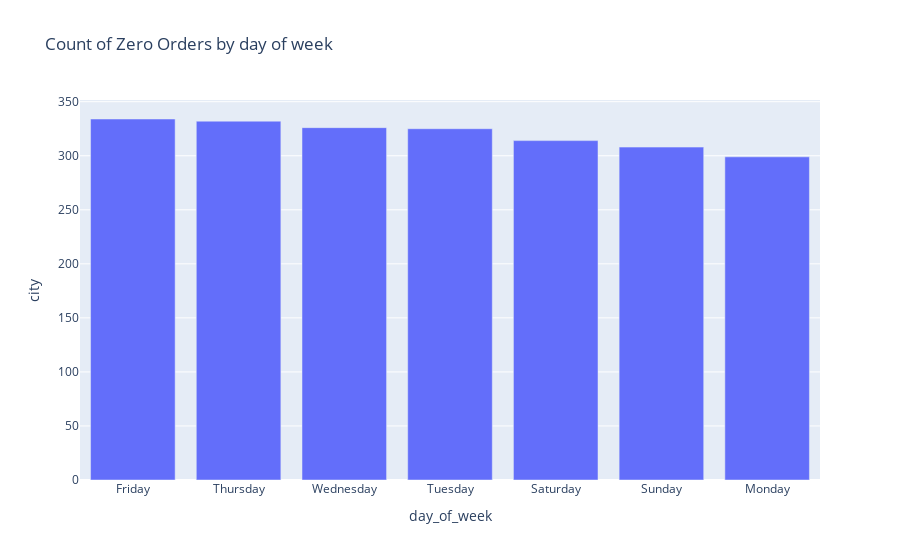

Notebook code for this chart:
### Code cell
grouped = zero_values.groupby('day_of_week')['city'].count().reset_index()

# sort data 
grouped = grouped.sort_values('city', ascending=False)

fig = px.bar(grouped, x='day_of_week', y='city', title='Count of Zero Orders by day of week')
fig.show()

### Figure 1 — Plotly figure (JSON) as saved in the notebook; plotly's stock layout.template omitted (floating-point values rounded to 4 significant figures)
{"data": [{"alignmentgroup": "True", "hovertemplate": "day_of_week=%{x}<br>city=%{y}<extra></extra>", "legendgroup": "", "marker": {"color": "#636efa", "pattern": {"shape": ""}}, "name": "", "offsetgroup": "", "orientation": "v", "showlegend": false, "textposition": "auto", "type": "bar", "x": ["Friday", "Thursday", "Wednesday", "Tuesday", "Saturday", "Sunday", "Monday"], "xaxis": "x", "y": [334, 332, 326, 325, 314, 308, 299], "yaxis": "y"}], "layout": {"barmode": "relative", "legend": {"tracegroupgap": 0}, "title": {"text": "Count of Zero Orders by day of week"}, "xaxis": {"anchor": "y", "domain": [0, 1], "title": {"text": "day_of_week"}}, "yaxis": {"anchor": "x", "domain": [0, 1], "title": {"text": "city"}}}}
